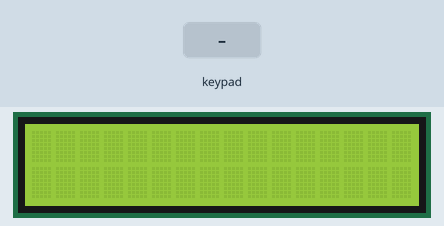
A sketch run on a simulated Arduino Uno, built with avr-gcc and run on an emulated ATmega328P. Shown: 16×2 character LCD. Inputs (shaded band) come from the test bench.

Above: at 2.7 s.
2.8 s: keypad keys 7 + 5 = pressed 0.4 s apart
At 5.1 s:
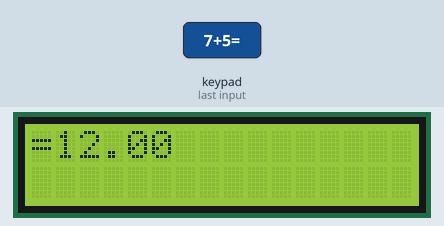
5.9 s: key '1' pressed
At 6.5 s:
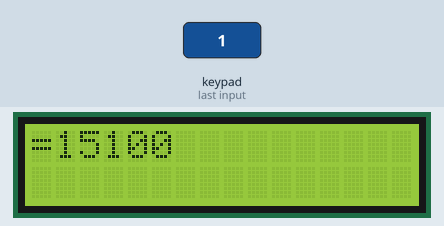
7.4 s: key '2' pressed
At 8.6 s:
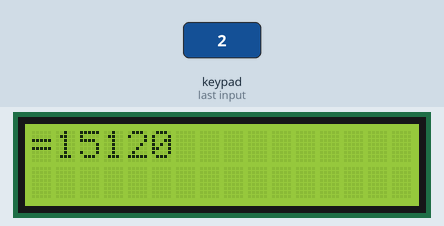
8.9 s: keypad keys 9 8 7 6 pressed 0.4 s apart
At 10.8 s:
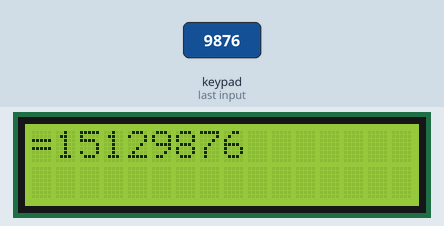
12.0 s: key 'C' pressed
At 12.4 s:
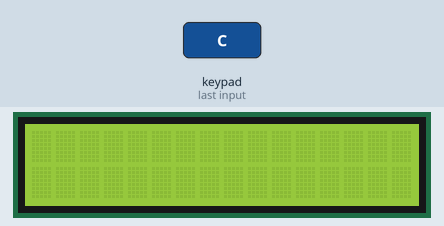
13.5 s: keypad keys 9 8 7 6 * pressed 0.4 s apart
At 15.7 s:
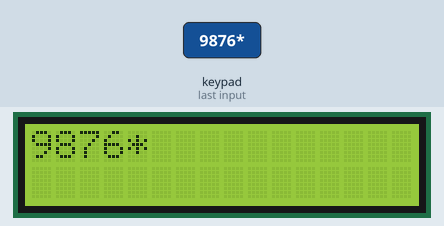
Timing chart, 0 to 17.2 s (numbered marks = the images above; inputs shaded):
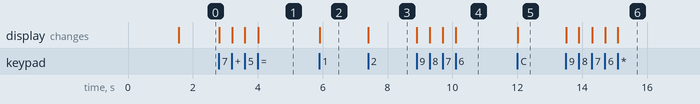

Measured:
- after the input at 2.8 s, the display: first changes at once (image 1 shows a later state)
- after the input at 5.9 s, the display: changes at once (image 2)
- after the input at 7.4 s, the display: changes at once (image 3)
- after the input at 8.9 s, the display: first changes at once (image 4 shows a later state)
- after the input at 12.0 s, the display: changes at once (image 5)
- after the input at 13.5 s, the display: first changes at once (image 6 shows a later state)

The sketch:

HesapMakinesi.ino
```cpp
#include <Key.h>
#include <Keypad.h>

#include <LiquidCrystal.h>
LiquidCrystal lcd(12, 11, 5, 4, 3, 2);

#include <Keypad.h> //keypad kütüphanesi

const byte ROWS = 4; //satır
const byte COLS = 4; //sutun

char keys [ROWS] [COLS] = {
  {'1', '2', '3', '+'},
  {'4', '5', '6', '–'},
  {'7', '8', '9', '*'},
  {'C', '0', '=', '/'}
};
byte rowPins[ROWS] = {9, 8, 7, 6}; // satır pinleri
byte colPins[COLS] = {5, 4, 3, 2}; //  sutun pinleri

Keypad myKeypad = Keypad( makeKeymap(keys), rowPins, colPins, ROWS, COLS );

boolean durum = false;
boolean final = false;
String num1, num2;
float sonuc = 0;
char islem;

void setup()
{
  lcd.setCursor(0,0); // cursor baslangıc
  lcd.print("TUGVA");
  lcd.setCursor(0,1); // cursor baslangıc
  lcd.print("Hesap Makinesi");
  delay(1500);
  lcd.clear();
  lcd.begin(16, 2);
}

void loop()
{
  char key = myKeypad.getKey();

  if (key != NO_KEY && (key == '1' || key == '2' || key == '3' || key == '4' || key == '5' || key == '6' || key == '7' || key == '8' || key == '9' || key == '0'))
  {
    if (durum != true)
    {
      num1 = num1 + key;
      int numLength = num1.length();
      lcd.setCursor(0, 0);
      lcd.print(num1);
    }
    else
    {
      num2 = num2 + key;
      int numLength = num2.length();
      int numLength1 = num1.length();
      lcd.setCursor(1 + numLength1, 0);
      lcd.print(num2);
      final = true;
    }
  }

  else if (durum == false && key != NO_KEY && (key == '/' || key == '*' || key == '–' || key == '+'))
  {
    if (durum == false)
    {
      int numLength = num1.length();
      durum = true;
      islem = key;
      lcd.setCursor(0 + numLength, 0);
      lcd.print(islem);
    }
  }

  else if (final == true && key != NO_KEY && key == '=')
  {
    if (islem == '+')
    {
      sonuc = num1.toInt() + num2.toInt();
    }
    else if (islem == '–')
    {
      //sonuc = num1.toInt() – num2.toInt();
    }
    else if (islem == '*')
    {
      sonuc = num1.toInt() * num2.toInt();
    }
    else if (islem == '/')
    {
      sonuc = num1.toFloat() / num2.toFloat();
    }

    lcd.clear();
    lcd.setCursor(0, 0);
    lcd.print("=");
    lcd.print(sonuc);
    lcd.noAutoscroll();
  }

  else if (key != NO_KEY && key == 'C')
  {
    lcd.clear();
    durum = false;
    final = false;
    num1 = "";
    num2 = "";
    sonuc = 0;
    islem = ' ';
  }
}
```
